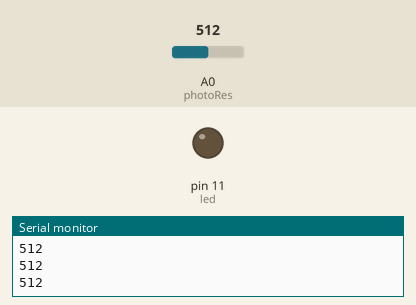
Recording of a sketch running on a simulated Arduino Uno, built with avr-gcc and run on an emulated ATmega328P. Parts: output pins drawn as LEDs (lit = HIGH), the last lines printed to the serial monitor. Inputs (shaded band) come from the test bench; at power-on: A0 (photoRes) = 512.

Above: at 1.2 s.
1.3 s: A0 (photoRes) set to 716
At 2.2 s:
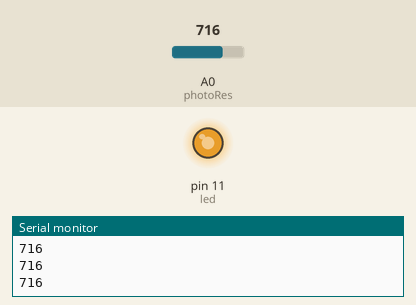
2.8 s: A0 (photoRes) set to 756
At 3.4 s:
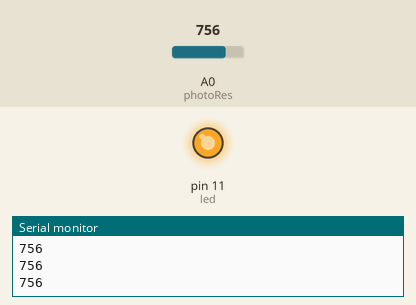
4.3 s: A0 (photoRes) set to 768
At 5.5 s:
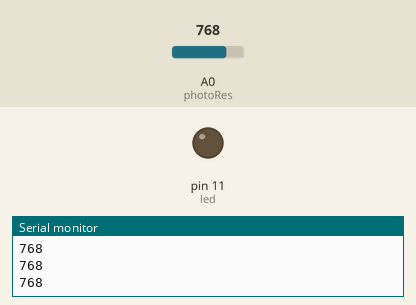
5.8 s: A0 (photoRes) set to 900
At 6.7 s:
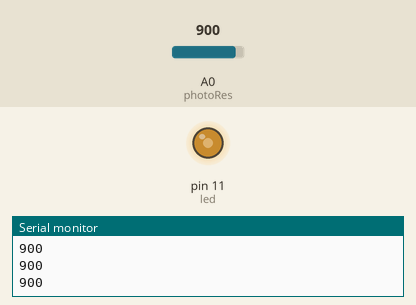
7.3 s: A0 (photoRes) set to 306
At 8.0 s:
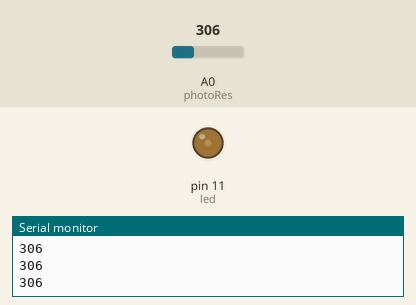
8.8 s: A0 (photoRes) set to 0
At 10.0 s:
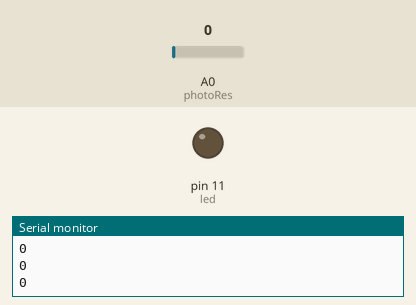
Timing chart, 0 to 11.3 s (numbered marks = the images above; inputs shaded):
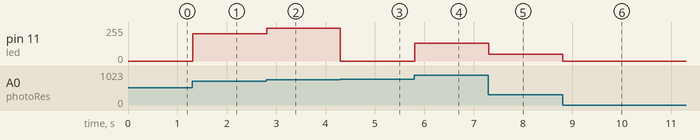

The sketch:

photo_sensitive_led.ino
```cpp
int photoRes = 0;
int led = 11;
int val = 0;

void setup(){

  pinMode(led, OUTPUT);
  Serial.begin(9600);
}

void loop(){

  val = analogRead(photoRes);
  Serial.println(val);
  analogWrite(led, val);
  delay(10);
}
```

Measured:
- the behaviour switches between 767 and 768 on A0 (photoRes) (found by bisection; images 2 and 3)
- after the input at 1.3 s, pin 11 (led): 0/255 → 204/255 at once
- after the input at 2.8 s, pin 11 (led): 204/255 → 244/255 at once
- after the input at 4.3 s, pin 11 (led): 244/255 → 0/255 at once
- after the input at 5.8 s, pin 11 (led): 0/255 → 132/255 at once
- after the input at 7.3 s, pin 11 (led): 132/255 → 50/255 at once
- after the input at 8.8 s, pin 11 (led): 50/255 → 0/255 at once
